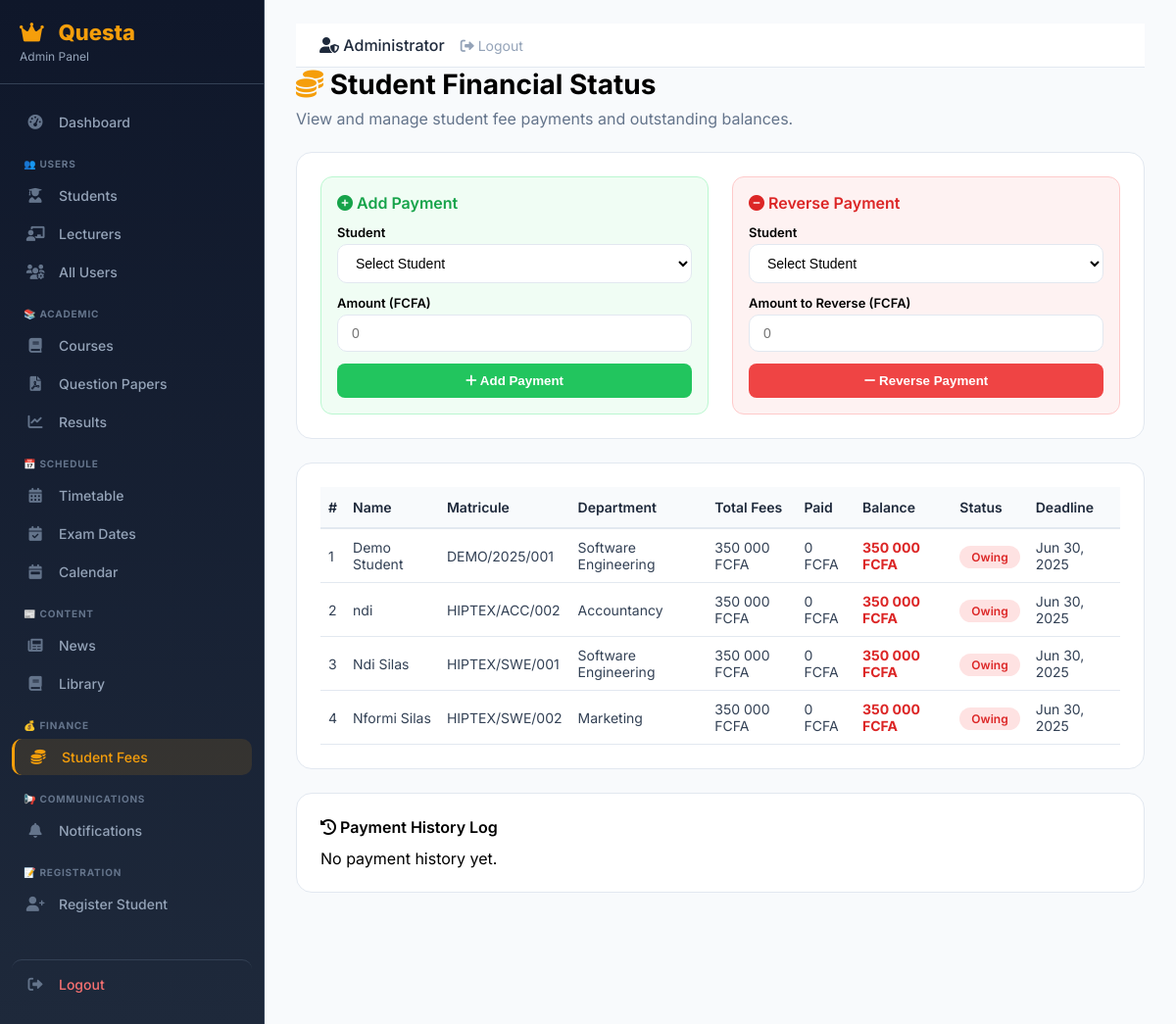
/admin/financial-status.php (signed in), run on an earlier commit of the app's database.
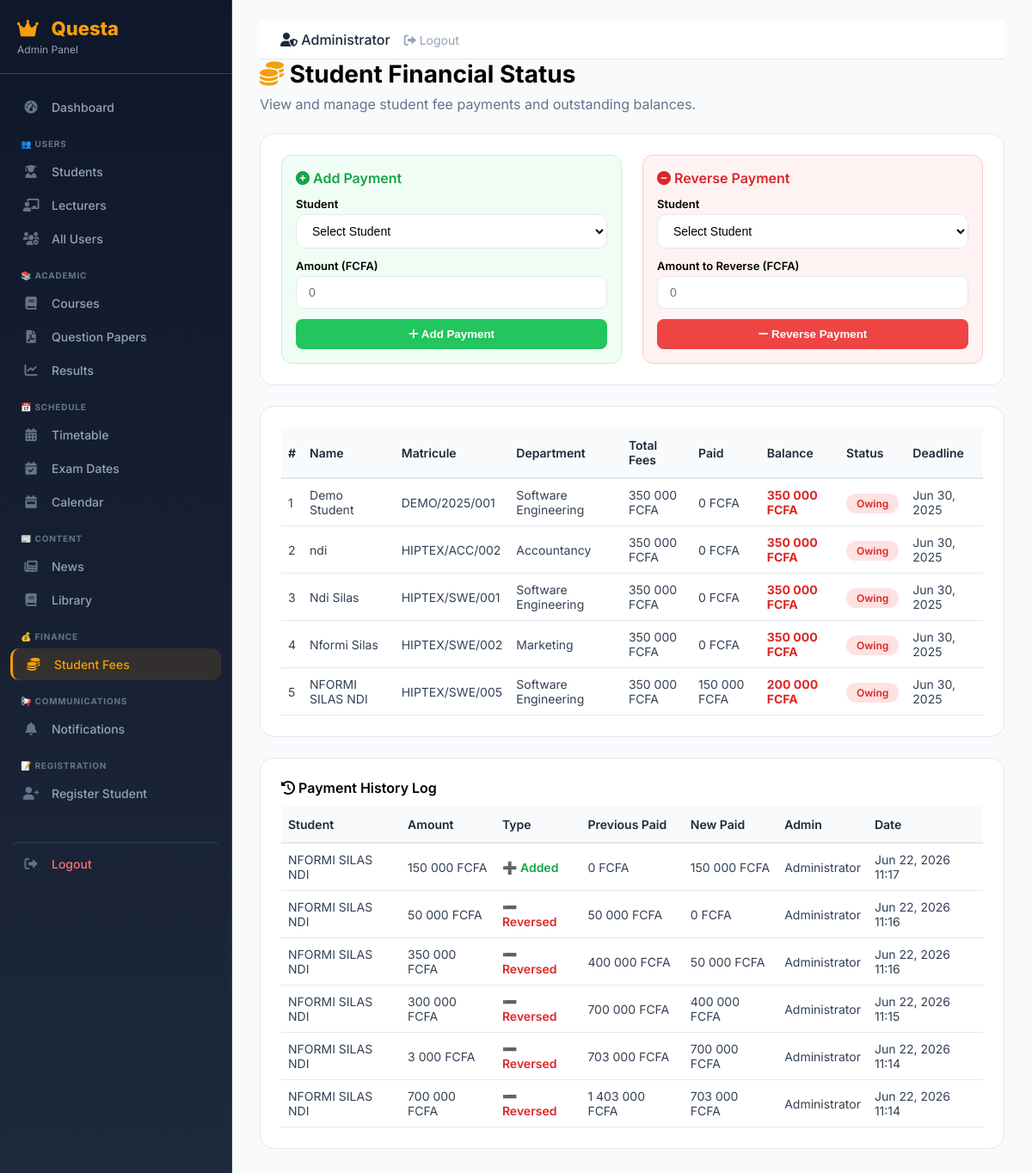
And on a later commit of the database.
### tables this page shows
CREATE TABLE `users` (
  `id` int(11) NOT NULL,
  `name` varchar(100) NOT NULL,
  `email` varchar(100) NOT NULL,
  `password` varchar(255) NOT NULL,
  `role` enum('admin','lecturer','student') DEFAULT 'student',
  `matricule` varchar(50) DEFAULT NULL,
  `department_id` int(11) DEFAULT NULL,
  `avatar` varchar(255) DEFAULT NULL,
  `created_at` datetime DEFAULT current_timestamp()
);

CREATE TABLE `departments` (
  `id` int(11) NOT NULL,
  `name` varchar(100) NOT NULL,
  `abbreviation` varchar(10) DEFAULT NULL,
  `icon` varchar(50) DEFAULT NULL
);

CREATE TABLE `financial_records` (
  `id` int(11) NOT NULL,
  `student_id` int(11) NOT NULL,
  `total_fees` int(11) DEFAULT 350000,
  `paid` int(11) DEFAULT 0,
  `balance` int(11) DEFAULT 350000,
  `status` enum('paid','owing') DEFAULT 'owing',
  `deadline` date DEFAULT '2025-06-30',
  `created_at` timestamp NOT NULL DEFAULT current_timestamp()
);

CREATE TABLE `payment_history` (
  `id` int(11) NOT NULL,
  `student_id` int(11) NOT NULL,
  `amount` int(11) NOT NULL,
  `type` enum('add','reverse') DEFAULT 'add',
  `previous_paid` int(11) NOT NULL,
  `new_paid` int(11) NOT NULL,
  `admin_id` int(11) NOT NULL,
  `created_at` timestamp NOT NULL DEFAULT current_timestamp()
);

### admin/financial-status.php (the view, shortened to what the rows shown need)
<?php
require_once '../includes/config.php';
$pdo->exec("
    CREATE TABLE IF NOT EXISTS financial_records (
        id INT PRIMARY KEY AUTO_INCREMENT,
        student_id INT NOT NULL,
        total_fees INT DEFAULT 350000,
        paid INT DEFAULT 0,
        balance INT DEFAULT 350000,
        status ENUM('paid', 'owing') DEFAULT 'owing',
        deadline DATE DEFAULT '2025-06-30',
        created_at TIMESTAMP DEFAULT CURRENT_TIMESTAMP,
        FOREIGN KEY (student_id) REFERENCES users(id) ON DELETE CASCADE
    )
");
$pdo->exec("
    CREATE TABLE IF NOT EXISTS payment_history (
        id INT PRIMARY KEY AUTO_INCREMENT,
        student_id INT NOT NULL,
        amount INT NOT NULL,
        type ENUM('add', 'reverse') DEFAULT 'add',
        previous_paid INT NOT NULL,
        new_paid INT NOT NULL,
        admin_id INT NOT NULL,
        created_at TIMESTAMP DEFAULT CURRENT_TIMESTAMP,
        FOREIGN KEY (student_id) REFERENCES users(id) ON DELETE CASCADE,
        FOREIGN KEY (admin_id) REFERENCES users(id) ON DELETE CASCADE
    )
");
$students = $pdo->query("
    SELECT u.id, u.name, u.email, u.matricule, d.name as department,
           COALESCE(f.total_fees, 350000) as total_fees,
           COALESCE(f.paid, 0) as paid,
           COALESCE(f.balance, 350000) as balance,
           f.status,
           f.deadline
    FROM users u
    LEFT JOIN departments d ON u.department_id = d.id
    LEFT JOIN financial_records f ON u.id = f.student_id
    WHERE u.role = 'student'
    ORDER BY u.name
")->fetchAll();
include 'header.php';
?>
<div class="admin-main-content">
    <h1 style="font-size: 28px; font-weight: 700; margin-bottom: 8px;">
        <i class="fas fa-coins" style="color: #f59e0b;"></i> Student Financial Status
    </h1>
    <div class="admin-card" style="overflow-x: auto;">
        <table class="admin-table">
            <thead>
                <tr>
                    <th>#</th>
                    <th>Name</th>
                    <th>Matricule</th>
                    <th>Department</th>
                    <th>Total Fees</th>
                    <th>Paid</th>
                    <th>Balance</th>
                    <th>Status</th>
                    <th>Deadline</th>
                </tr>
            </thead>
            <tbody>
                <?php $count = 1; foreach ($students as $student):
                    $balance = $student['total_fees'] - $student['paid'];
                    $status = $balance <= 0 ? 'Paid' : 'Owing';
                    $statusClass = $balance <= 0 ? 'paid' : 'owing';
                ?>
                <tr>
                    <td><?php echo $count++; ?></td>
                    <td><?php echo htmlspecialchars($student['name']); ?></td>
                    <td><?php echo htmlspecialchars($student['matricule']); ?></td>
                    <td><?php echo htmlspecialchars($student['department']); ?></td>
                    <td><?php echo number_format($student['total_fees'], 0, ',', ' '); ?> FCFA</td>
                    <td><?php echo number_format($student['paid'], 0, ',', ' '); ?> FCFA</td>
                    <td>
                        <strong style="color: <?php echo $balance > 0 ? '#dc2626' : '#10b981'; ?>">
                            <?php echo number_format($balance, 0, ',', ' '); ?> FCFA
                        </strong>
                    </td>
                    <td><span class="status-badge <?php echo $statusClass; ?>"><?php echo $status; ?></span></td>
                    <td><?php echo date('M d, Y', strtotime($student['deadline'] ?? '2025-06-30')); ?></td>
                </tr>
                <?php endforeach; ?>
            </tbody>
        </table>
    </div>
    <div class="admin-card">
        <?php
        $history = $pdo->query("
            SELECT ph.*, u.name as student_name, a.name as admin_name
            FROM payment_history ph
            LEFT JOIN users u ON ph.student_id = u.id
            LEFT JOIN users a ON ph.admin_id = a.id
            ORDER BY ph.created_at DESC LIMIT 20
        ")->fetchAll();
        ?>
        <?php if (count($history) > 0): ?>
            <table class="admin-table">
                <thead>
                    <tr>
                        <th>Student</th>
                        <th>Amount</th>
                        <th>Type</th>
                        <th>Previous Paid</th>
                        <th>New Paid</th>
                        <th>Admin</th>
                        <th>Date</th>
                    </tr>
                </thead>
                <tbody>
                    <?php foreach ($history as $entry): ?>
                        <tr>
                            <td><?php echo htmlspecialchars($entry['student_name']); ?></td>
                            <td><?php echo number_format($entry['amount'], 0, ',', ' '); ?> FCFA</td>
                            <td>
                                <span style="color: <?php echo $entry['type'] == 'add' ? '#16a34a' : '#dc2626'; ?>; font-weight: 600;">
                                    <?php echo $entry['type'] == 'add' ? '➕ Added' : '➖ Reversed'; ?>
                                </span>
                            </td>
                            <td><?php echo number_format($entry['previous_paid'], 0, ',', ' '); ?> FCFA</td>
                            <td><?php echo number_format($entry['new_paid'], 0, ',', ' '); ?> FCFA</td>
                            <td><?php echo htmlspecialchars($entry['admin_name']); ?></td>
                            <td><?php echo date('M d, Y H:i', strtotime($entry['created_at'])); ?></td>
                        </tr>
                    <?php endforeach; ?>
                </tbody>
            </table>
        <?php else: ?>
            <p style="color: var(--text-muted);">No payment history yet.</p>
        <?php endif; ?>
    </div>
</div>
<?php include 'footer.php'; ?>

What changed in the data, as far as the page shows it:
added users: name "NFORMI SILAS NDI", matricule "HIPTEX/SWE/005", department.name "Software Engineering", total_fees "350 000", paid "150 000", balance "200 000", status "Owing", financial_records.deadline "Jun 30, 2025"
added payment_history: student.name "NFORMI SILAS NDI", amount "150 000", type "➕ Added", previous_paid "0", new_paid "150 000", admin.name "Administrator", created_at "Jun 22, 2026 11:17"
added payment_history: student.name "NFORMI SILAS NDI", amount "50 000", type "➖ Reversed", previous_paid "50 000", new_paid "0", admin.name "Administrator", created_at "Jun 22, 2026 11:16"
added payment_history: student.name "NFORMI SILAS NDI", amount "350 000", type "➖ Reversed", previous_paid "400 000", new_paid "50 000", admin.name "Administrator", created_at "Jun 22, 2026 11:16"
added payment_history: student.name "NFORMI SILAS NDI", amount "300 000", type "➖ Reversed", previous_paid "700 000", new_paid "400 000", admin.name "Administrator", created_at "Jun 22, 2026 11:15"
added payment_history: student.name "NFORMI SILAS NDI", amount "3 000", type "➖ Reversed", previous_paid "703 000", new_paid "700 000", admin.name "Administrator", created_at "Jun 22, 2026 11:14"
added payment_history: student.name "NFORMI SILAS NDI", amount "700 000", type "➖ Reversed", previous_paid "1 403 000", new_paid "703 000", admin.name "Administrator", created_at "Jun 22, 2026 11:14"
Also different on the page:
text no longer shown: "No payment history yet."
text now shown: "Student Amount Type Previous Paid New Paid Admin Date"
